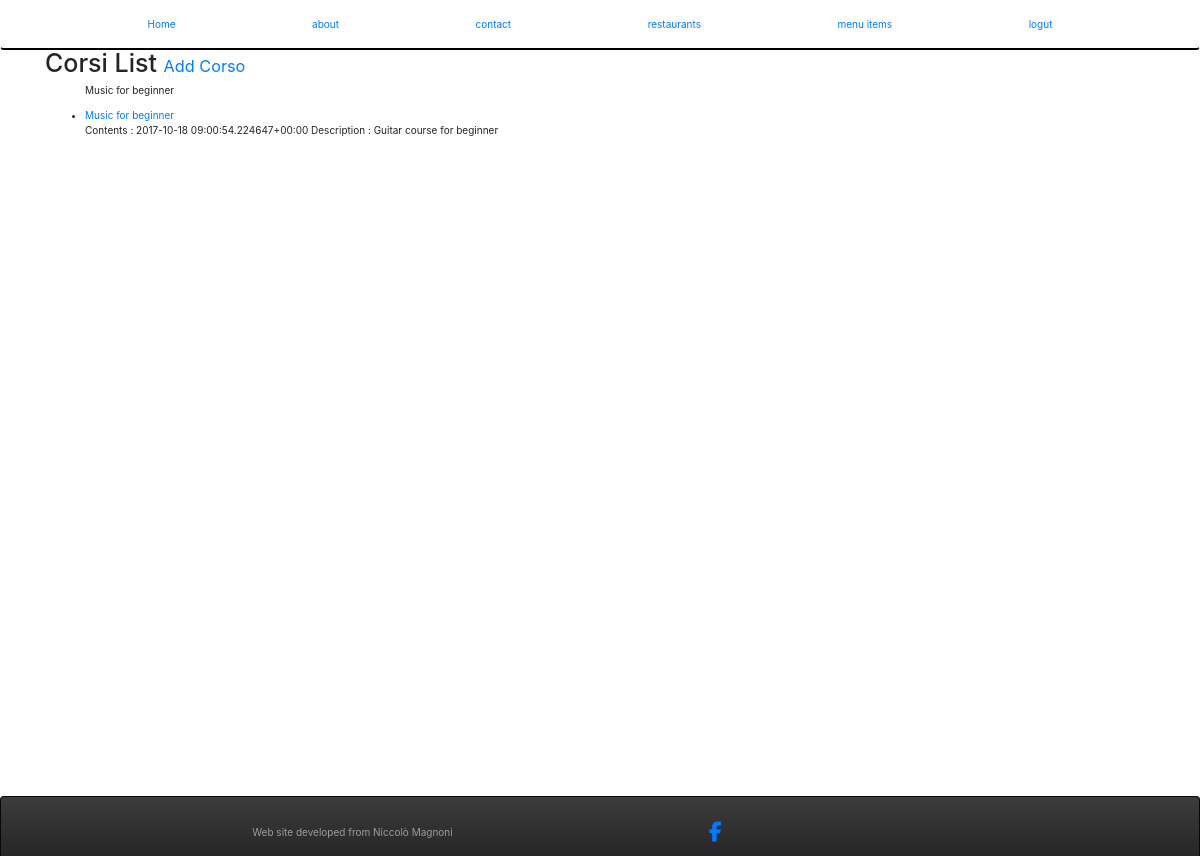
Before: /corsi/ (signed in) with the older database file.
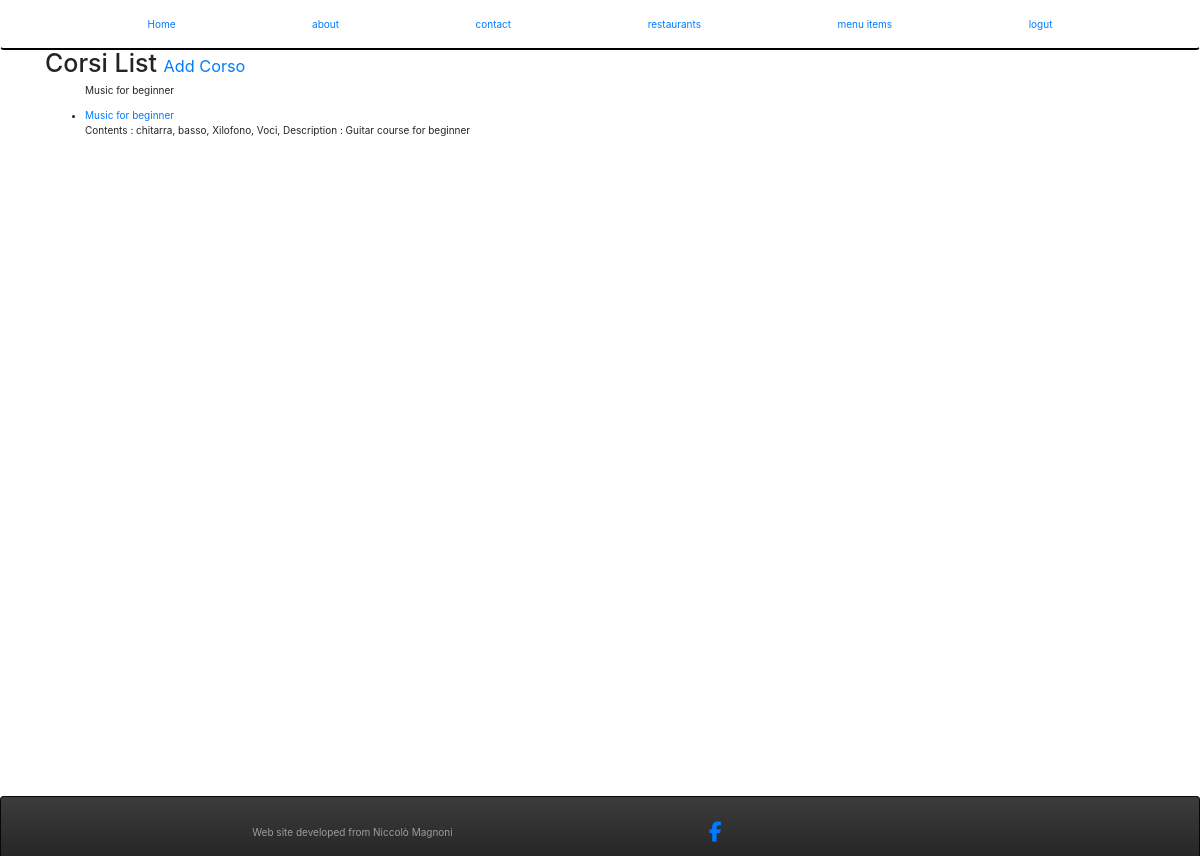
After: the same page with the newer database file.
### corsi/models.py (models this page shows)
class Corsi(models.Model):
	owner 				= models.OneToOneField(User)
	seguono       = models.ManyToManyField(User, related_name='seguiti', blank=True)
	name 		= models.CharField(max_length=120)
	description 		= models.CharField(max_length=120)
	contents	= models.TextField(help_text='separate each item by comma')
	timestamp 	= models.DateTimeField(auto_now_add=True)
	updated 	= models.DateTimeField(auto_now=True)
	def get_absolute_url(self):
		return reverse('corsi:detail', kwargs={"pk":self.pk})

### corsi/views.py (the view)
class CorsiListView(LoginRequiredMixin, ListView):
	def get_queryset(self):
		return Corsi.objects.all()

### corsi/templates/corsi/corsi_list.html (shortened to what this page needs)
{% extends 'base.html' %}
{% block content %}
<h1>Corsi List <small><a href='{% url "corsi:create" %}'> Add Corso </a></small></h1>
<ul>
	{% for obj in object_list %}
		<p>{{obj.name}}</p>
		<li><a href='{{ obj.get_absolute_url }}'>{{ obj.name }}</a><br>
		Contents : {{ obj.contents }}
		Description : {{ obj.description }}
		{% empty %}
			<a href='{% url "corsi:create" %}'> Add Corso </a>
		</li>
	{% endfor %}
</ul>
{% endblock %}

Changed rows visible on the page:
changed Corsi "Music for beginner": contents "2017-10-18 09:00:54.224647+00:00" → "chitarra, basso, Xilofono, Voci,"
